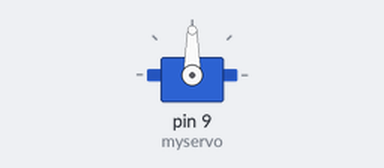
Bench run of a sketch on a simulated Arduino Uno, built with avr-gcc and run on an emulated ATmega328P. On the bench: servo. What the sketch prints to the serial monitor is not drawn.

Above: at 0.05 s.
At 1.25 s:
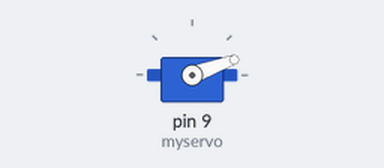
At 2.35 s:
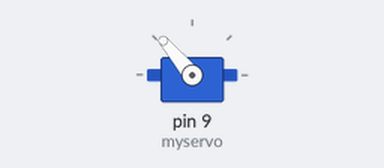
At 4.7 s:
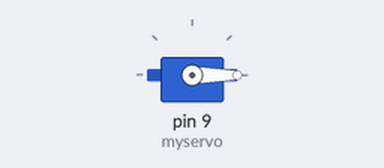
Timing chart, 0 to 6.1 s (numbered marks = the images above):
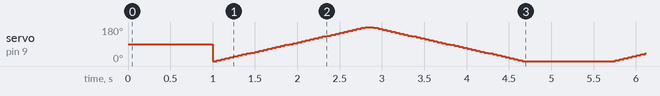

The sketch:

AnalogServoNon360.ino
```cpp
#include "Servo.h"

Servo myservo;
int speeds = 50;
int pos = 0;

void setup() {
  myservo.attach(9);
  Serial.begin(9600);
}

void loop() {
  Serial.println(speeds);
  String chara = Serial.readStringUntil('\n');
  if (chara.equals("fast"))
  {
    speeds = 10;
  }
  else if (chara.equals("mid"))
  {
    speeds = 25;
  }
  else if (chara.equals("slow"))
  {
    speeds = 50;
  }
  for (pos = 0; pos <= 180; pos += 5) { // goes from 0 degrees to 180 degrees
    // in steps of 1 degree
    myservo.write(pos);              // tell servo to go to position in variable 'pos'
    delay(speeds);                       // waits 15 ms for the servo to reach the position
  }
  for (pos = 180; pos >= 0; pos -= 5) { // goes from 180 degrees to 0 degrees
    myservo.write(pos);              // tell servo to go to position in variable 'pos'
    delay(speeds);                       // waits 15 ms for the servo to reach the position
  }
}
```
